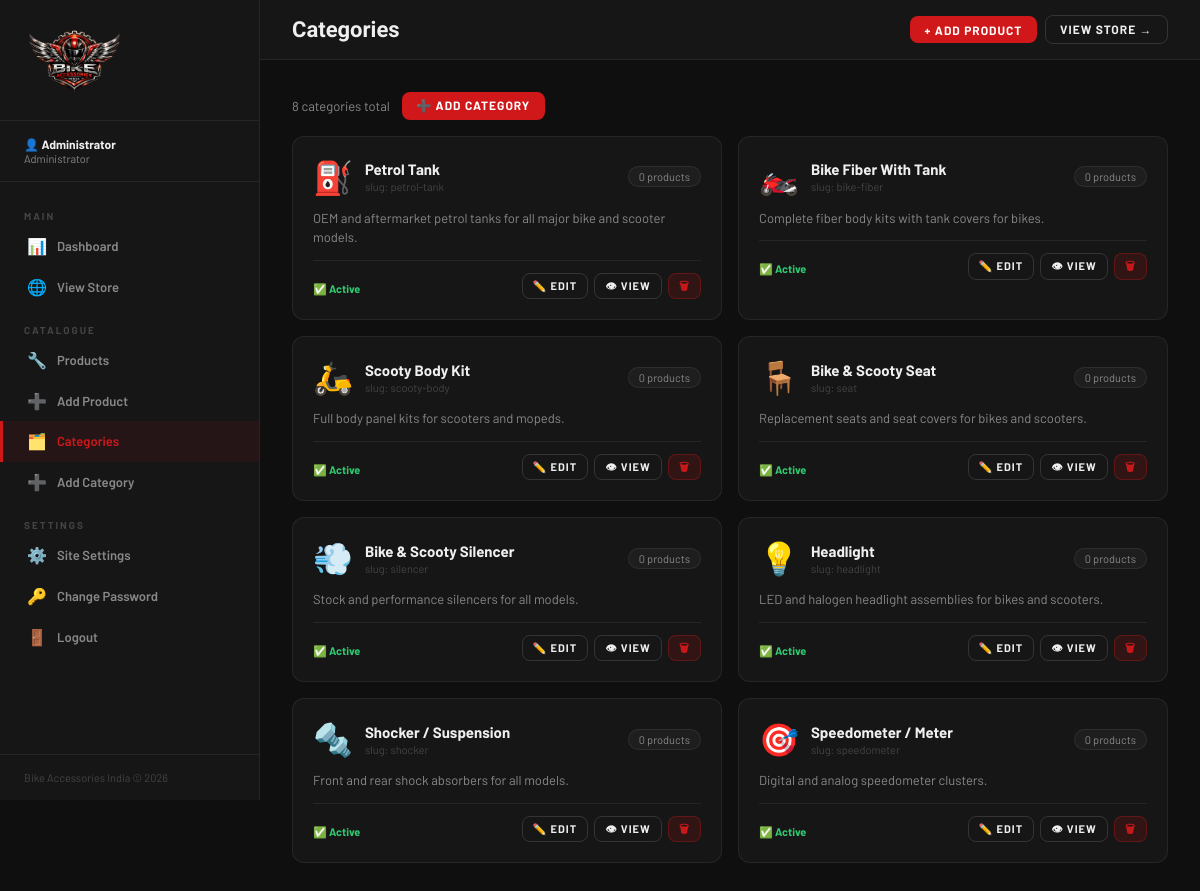
/admin/categories/index.php (signed in), run on the app's committed database.
### tables this page shows
CREATE TABLE IF NOT EXISTS categories (
    id INT AUTO_INCREMENT PRIMARY KEY,
    name VARCHAR(200) NOT NULL,
    slug VARCHAR(200) NOT NULL UNIQUE,
    icon VARCHAR(10) DEFAULT '🔧',
    description TEXT,
    sort_order INT DEFAULT 0,
    is_active TINYINT(1) DEFAULT 1,
    created_at TIMESTAMP DEFAULT CURRENT_TIMESTAMP,
    updated_at TIMESTAMP DEFAULT CURRENT_TIMESTAMP ON UPDATE CURRENT_TIMESTAMP
);

### includes/config.php (called while the page is built, shortened)
<?php
function db(): PDO {
    static $pdo = null;
    if ($pdo === null) {
        try {
            $dsn = "mysql:host=" . DB_HOST . ";dbname=" . DB_NAME . ";charset=" . DB_CHARSET;
            $pdo = new PDO($dsn, DB_USER, DB_PASS, [
                PDO::ATTR_ERRMODE            => PDO::ERRMODE_EXCEPTION,
                PDO::ATTR_DEFAULT_FETCH_MODE => PDO::FETCH_ASSOC,
                PDO::ATTR_EMULATE_PREPARES   => false,
            ]);
        } catch (PDOException $e) {
            die(json_encode(['error' => 'Database connection failed: ' . $e->getMessage()]));
        }
    }
    return $pdo;
}

### includes/functions.php (called while the page is built, shortened)
<?php
require_once __DIR__ . '/config.php';
function getAllCategories(bool $activeOnly = true): array {
    $where = $activeOnly ? "WHERE is_active = 1" : "";
    $st = db()->query("SELECT *, (SELECT COUNT(*) FROM products WHERE category_id = categories.id AND is_active=1) AS product_count FROM categories $where ORDER BY sort_order ASC, id ASC");
    return $st->fetchAll();
}

### admin/categories/index.php (the view, shortened to what this page needs)
<?php
require_once __DIR__ . '/../../includes/functions.php';
require_once __DIR__ . '/../_layout.php';
$categories = getAllCategories(false);
?>
<div class="table-toolbar">
  <div style="color:var(--text-muted);font-size:13px"><?= count($categories) ?> categories total</div>
  <a href="<?= BASE_URL ?>/admin/categories/add.php" class="btn btn-red btn-sm">➕ Add Category</a>
</div>
<?php if ($categories): ?>
<div class="cats-manage-grid">
  <?php foreach ($categories as $cat): ?>
  <div class="cat-manage-card <?= !$cat['is_active'] ? 'inactive' : '' ?>">
    <div class="cmc-header">
      <div class="cmc-icon"><?= $cat['icon'] ?></div>
      <div class="cmc-meta">
        <div class="cmc-name"><?= htmlspecialchars($cat['name']) ?></div>
        <div class="cmc-slug">slug: <?= $cat['slug'] ?></div>
      </div>
      <div class="cmc-badge">
        <?= $cat['product_count'] ?> products
      </div>
    </div>
    <?php if ($cat['description']): ?>
    <div class="cmc-desc"><?= htmlspecialchars(substr($cat['description'], 0, 100)) ?><?= strlen($cat['description']) > 100 ? '…' : '' ?></div>
    <?php endif; ?>
    <div class="cmc-footer">
      <form method="POST" style="display:inline">
        <button type="submit" class="status-badge <?= $cat['is_active'] ? 'status-active' : 'status-inactive' ?>" style="border:none;cursor:pointer;background:none;padding:0">
          <?= $cat['is_active'] ? '✅ Active' : '⛔ Hidden' ?>
        </button>
      </form>
      <div style="display:flex;gap:.4rem;margin-left:auto">
        <a href="<?= BASE_URL ?>/admin/categories/edit.php?id=<?= $cat['id'] ?>" class="btn btn-ghost btn-xs">✏️ Edit</a>
        <a href="<?= BASE_URL ?>/pages/categories/<?= $cat['slug'] ?>.php" class="btn btn-ghost btn-xs" target="_blank">👁 View</a>
        <form method="POST" style="display:inline" onsubmit="return confirm('Delete category &quot;<?= addslashes($cat['name']) ?>&quot; and all its products?')">
          <button type="submit" class="btn btn-danger btn-xs">🗑</button>
        </form>
      </div>
    </div>
  </div>
  <?php endforeach; ?>
</div>
<?php endif; ?>
<?php require_once __DIR__ . '/../_layout_end.php'; ?>

### assets/css/admin.css (style rules this page uses)
:root { --red:#D0181A;--red-dark:#9A0F11; --chrome-light:#EFEFEF;--chrome:#C8C8C8; --black:#080808;--dark:#0F0F0F;--dark2:#161616;--dark3:#1E1E1E;--dark4:#272727; --text:#E8E8E8;--text-muted:#888;--text-dim:#444; --border:rgba(255,255,255,0.07);--border-md:rgba(255,255,255,0.13);--border-red:rgba(208,24,26,0.35); --sidebar-w:260px; }
*,*::before,*::after { box-sizing:border-box;margin:0;padding:0 }
html { scroll-behavior:smooth }
body { font-family:'Barlow',sans-serif;background:var(--dark);color:var(--text);min-height:100vh;display:flex;flex-direction:column }
a { text-decoration:none;color:inherit }
button { cursor:pointer;font-family:'Barlow',sans-serif }
.btn { display:inline-flex;align-items:center;justify-content:center;gap:8px;font-family:'Barlow',sans-serif;font-weight:700;letter-spacing:1px;text-transform:uppercase;border:none;border-radius:8px;cursor:pointer;transition:all .22s;white-space:nowrap }
.btn-red { background:var(--red);color:#fff;padding:.7rem 1.5rem;font-size:13px }
.btn-ghost { background:transparent;color:var(--chrome-light);border:1.5px solid var(--border-md);padding:.65rem 1.3rem;font-size:13px }
.btn-sm { padding:.4rem .9rem;font-size:12px }
.btn-danger { background:rgba(208,24,26,.15);color:var(--red);border:1px solid var(--border-red);padding:.4rem .9rem;font-size:12px }
.status-badge { display:inline-flex;align-items:center;gap:4px;font-size:11px;font-weight:700;padding:3px 10px;border-radius:20px }
.status-active { background:rgba(26,107,53,.2);color:#2ecc71;border:1px solid rgba(46,204,113,.3) }
.table-toolbar { display:flex;align-items:center;gap:.75rem;margin-bottom:1rem;flex-wrap:wrap }
.cats-manage-grid { display:grid;grid-template-columns:repeat(auto-fill,minmax(300px,1fr));gap:1rem }
.cat-manage-card { background:var(--dark2);border:1px solid var(--border);border-radius:12px;padding:1.25rem;transition:border-color .2s }
.cmc-header { display:flex;align-items:center;gap:.75rem;margin-bottom:.75rem }
.cmc-icon { font-size:32px;flex-shrink:0 }
.cmc-name { font-weight:700;color:var(--chrome-light);font-size:15px }
.cmc-slug { font-size:11px;color:var(--text-dim);margin-top:2px }
.cmc-badge { margin-left:auto;background:var(--dark3);border:1px solid var(--border);border-radius:20px;padding:3px 10px;font-size:11px;color:var(--text-muted);white-space:nowrap;flex-shrink:0 }
.cmc-desc { font-size:13px;color:var(--text-muted);margin-bottom:.75rem;line-height:1.5 }
.cmc-footer { display:flex;align-items:center;gap:.5rem;padding-top:.75rem;border-top:1px solid var(--border) }
.btn-xs { padding:4px 10px;font-size:11px;height:auto;line-height:1.5 }
.btn-danger { background:rgba(208,24,26,.15);border:1px solid rgba(208,24,26,.3);color:var(--red) }

### data on the page
categories: icon "⛽", name "Petrol Tank", slug "petrol-tank", product_count "0", description "OEM and aftermarket petrol tanks for all major bike and scooter models.", is_active "✅ Active"
categories: icon "🏍️", name "Bike Fiber With Tank", slug "bike-fiber", product_count "0", description "Complete fiber body kits with tank covers for bikes.", is_active "✅ Active"
categories: icon "🛵", name "Scooty Body Kit", slug "scooty-body", product_count "0", description "Full body panel kits for scooters and mopeds.", is_active "✅ Active"
categories: icon "🪑", name "Bike & Scooty Seat", slug "seat", product_count "0", description "Replacement seats and seat covers for bikes and scooters.", is_active "✅ Active"
categories: icon "💨", name "Bike & Scooty Silencer", slug "silencer", product_count "0", description "Stock and performance silencers for all models.", is_active "✅ Active"
categories: icon "💡", name "Headlight", slug "headlight", product_count "0", description "LED and halogen headlight assemblies for bikes and scooters.", is_active "✅ Active"
categories: icon "🔩", name "Shocker / Suspension", slug "shocker", product_count "0", description "Front and rear shock absorbers for all models.", is_active "✅ Active"
categories: icon "🎯", name "Speedometer / Meter", slug "speedometer", product_count "0", description "Digital and analog speedometer clusters.", is_active "✅ Active"

### other printed values
$adminName "Administrator"
$pageTitle "Categories"
count($categories) "8"
